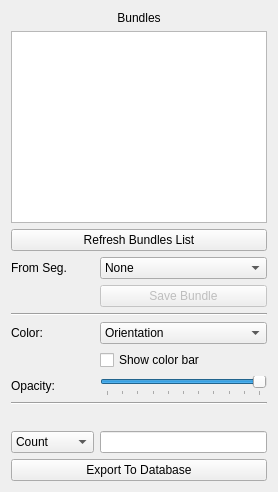
          <widget class="QWidget" name="tab_2">
           <attribute name="title">
            <string>Tractography</string>
           </attribute>
           <layout class="QVBoxLayout" name="verticalLayout_8">
            <item>
             <widget class="QLabel" name="label_10">
              <property name="text">
               <string>Bundles</string>
              </property>
              <property name="alignment">
               <set>Qt::AlignCenter</set>
              </property>
             </widget>
            </item>
            <item>
             <widget class="QListView" name="bundles_list"/>
            </item>
            <item>
             <widget class="QPushButton" name="refresh_bundles_button">
              <property name="text">
               <string>Refresh Bundles List</string>
              </property>
             </widget>
            </item>
            <item>
             <widget class="QFrame" name="frame_6">
              <property name="frameShape">
               <enum>QFrame::NoFrame</enum>
              </property>
              <property name="frameShadow">
               <enum>QFrame::Raised</enum>
              </property>
              <layout class="QFormLayout" name="formLayout_3">
               <property name="fieldGrowthPolicy">
                <enum>QFormLayout::AllNonFixedFieldsGrow</enum>
               </property>
               <property name="margin">
                <number>0</number>
               </property>
               <item row="0" column="0">
                <widget class="QLabel" name="label_26">
                 <property name="toolTip">
                  <string>Add fibers based on the visible segmented structures</string>
                 </property>
                 <property name="text">
                  <string>From Seg.</string>
                 </property>
                </widget>
               </item>
               <item row="0" column="1">
                <widget class="QComboBox" name="fibers_from_segments_box">
                 <item>
                  <property name="text">
                   <string>None</string>
                  </property>
                 </item>
                 <item>
                  <property name="text">
                   <string>Through Any</string>
                  </property>
                 </item>
                 <item>
                  <property name="text">
                   <string>Through All</string>
                  </property>
                 </item>
                </widget>
               </item>
               <item row="1" column="1">
                <widget class="QPushButton" name="save_bundle_button">
                 <property name="enabled">
                  <bool>false</bool>
                 </property>
                 <property name="text">
                  <string>Save Bundle</string>
                 </property>
                </widget>
               </item>
               <item row="3" column="0">
                <widget class="QLabel" name="label_16">
                 <property name="text">
                  <string>Color:</string>
                 </property>
                </widget>
               </item>
               <item row="3" column="1">
                <widget class="QComboBox" name="tracto_color_combo">
                 <item>
                  <property name="text">
                   <string>Orientation</string>
                  </property>
                 </item>
                 <item>
                  <property name="text">
                   <string>FA (Point)</string>
                  </property>
                 </item>
                 <item>
                  <property name="text">
                   <string>FA (Line)</string>
                  </property>
                 </item>
                 <item>
                  <property name="text">
                   <string>MD (Point)</string>
                  </property>
                 </item>
                 <item>
                  <property name="text">
                   <string>MD (Line)</string>
                  </property>
                 </item>
                 <item>
                  <property name="text">
                   <string>Length</string>
                  </property>
                 </item>
                 <item>
                  <property name="text">
                   <string>By Line</string>
                  </property>
                 </item>
                 <item>
                  <property name="text">
                   <string>By Bundle</string>
                  </property>
                 </item>
                </widget>
               </item>
               <item row="8" column="0" colspan="2">
                <widget class="QLabel" name="current_bundle_tag">
                 <property name="text">
                  <string>&lt;No active bundle&gt;</string>
                 </property>
                </widget>
               </item>
               <item row="9" column="0">
                <widget class="QComboBox" name="fibers_scalar_combo">
                 <item>
                  <property name="text">
                   <string>Count</string>
                  </property>
                 </item>
                 <item>
                  <property name="text">
                   <string>Mean L</string>
                  </property>
                 </item>
                 <item>
                  <property name="text">
                   <string>Mean FA</string>
                  </property>
                 </item>
                 <item>
                  <property name="text">
                   <string>Mean MD</string>
                  </property>
                 </item>
                </widget>
               </item>
               <item row="10" column="0" colspan="2">
                <widget class="QPushButton" name="export_fiber_scalars_to_db">
                 <property name="text">
                  <string>Export To Database</string>
                 </property>
                </widget>
               </item>
               <item row="2" column="0" colspan="2">
                <widget class="Line" name="line_2">
                 <property name="orientation">
                  <enum>Qt::Horizontal</enum>
                 </property>
                </widget>
               </item>
               <item row="7" column="0" colspan="2">
                <widget class="Line" name="line_3">
                 <property name="orientation">
                  <enum>Qt::Horizontal</enum>
                 </property>
                </widget>
               </item>
               <item row="5" column="0">
                <widget class="QLabel" name="label_6">
                 <property name="text">
                  <string>Opacity:</string>
                 </property>
                </widget>
               </item>
               <item row="5" column="1">
                <widget class="QSlider" name="fibers_opacity">
                 <property name="maximum">
                  <number>100</number>
                 </property>
                 <property name="value">
                  <number>100</number>
                 </property>
                 <property name="tracking">
                  <bool>false</bool>
                 </property>
                 <property name="orientation">
                  <enum>Qt::Horizontal</enum>
                 </property>
                 <property name="tickPosition">
                  <enum>QSlider::TicksBelow</enum>
                 </property>
                </widget>
               </item>
               <item row="4" column="1">
                <widget class="QCheckBox" name="show_color_bar_check">
                 <property name="text">
                  <string>Show color bar</string>
                 </property>
                </widget>
               </item>
               <item row="9" column="1">
                <widget class="QLineEdit" name="fibers_scalar_value">
                 <property name="readOnly">
                  <bool>true</bool>
                 </property>
                </widget>
               </item>
              </layout>
             </widget>
            </item>
           </layout>
          </widget>
